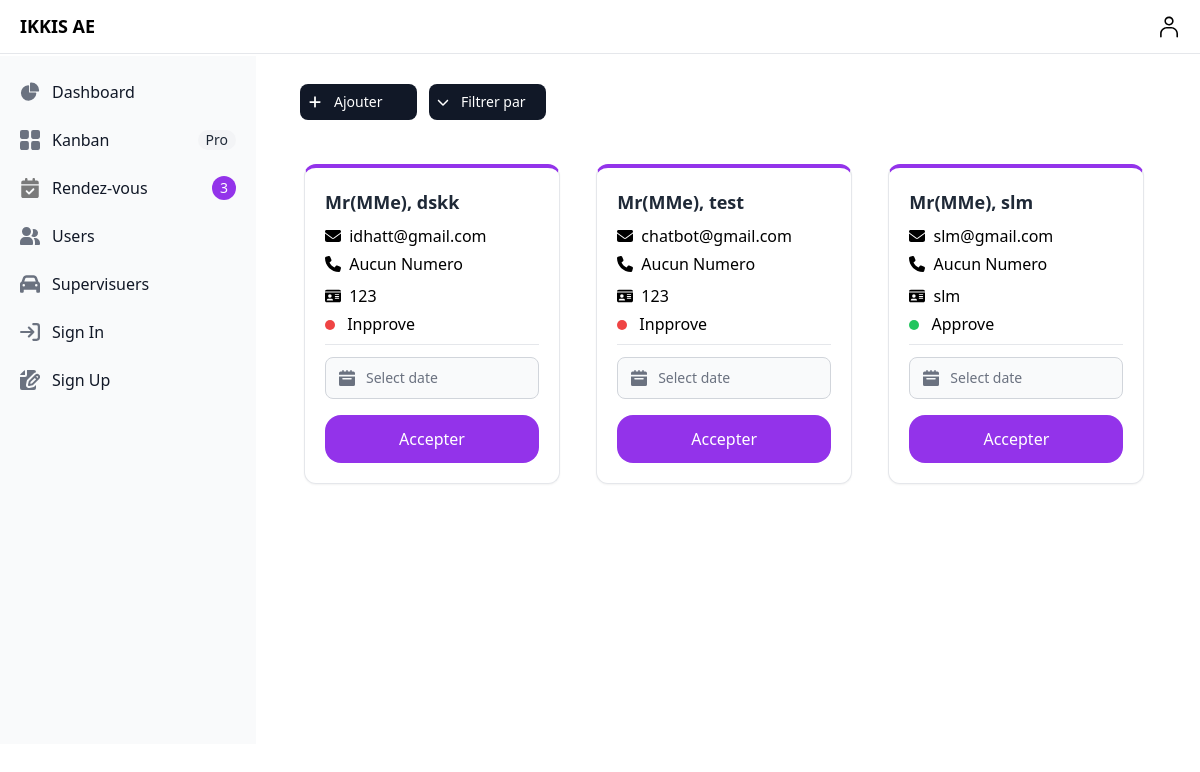
/dashboard/appointement, run on the app's committed database.
### app/models.py (models this page shows)
class Appointement(models.Model):
    accepted=models.BooleanField(default=False)
    nom=models.CharField(max_length=20,null=True)
    prenom=models.CharField(max_length=30,null=True)
    cni=models.CharField(max_length=10,null=True)
    numero_telephone=models.IntegerField(null=True)
    email=models.EmailField(max_length=20,null=True)
    message=models.CharField(max_length=40,null=True)
    date=models.TextField(null=True)

### sfe/views.py (the view)
# urls.py: path('dashboard/appointement',views.appointement,name="appointement"),
def appointement(request):
    new_appointement=Appointement.objects.all().order_by('accepted')
    context={
        'new_appointement':new_appointement,
    }
    return render(request,"adm/appointement.html",context)

### templates/adm/appointement.html (shortened to what this page needs)
{% extends 'adm/dash.html' %}
{% block content %}
<div class="sm:ml-72">
          {% include "msg/msg.html" %}
          <div class="sm:flex">
                    <div class="relative flex items-center  space-x-2 sm:space-x-3 mx-48 mb-6 ml-3 py-1">
                        <button  data-modal-target="add-appoint-modal" data-modal-toggle="add-appoint-modal" class="bg-gray-900 inline-flex items-center justify-center w-1/2  py-2 text-sm font-medium text-center text-white rounded-lg bg-primary-700 hover:bg-primary-800 px-2">
                            <p class="px-3">Ajouter&nbsp&nbsp&nbsp&nbsp</p>
                        </button>
                        <button id="dropdownActionButton" data-dropdown-toggle="dropdownAction" class="bg-gray-900 inline-flex items-center justify-center w-1/2  py-2 text-sm font-medium text-center text-white rounded-lg bg-primary-700 hover:bg-primary-800 px-2">
                        <p class="px-3">Filtrer par</p>
                        </button>
                    </div>
                </div>
{% for i in new_appointement  %}
<div class="lg:w-64 h-80 mx-4 bg-white border border-t-4 border-t-purple-600 shadow-sm rounded-xl inline-block my-4 ">
          <div class="p-4 md:p-5">
                    <h3 class="text-lg font-bold text-gray-800">
                      Mr(MMe), {{i.nom}}
                    </h3>
                    <div class="pt-2">
                              <p class="inline-block">{{i.email}}</p>
                    </div>
                    <div >
                          {% if not i.numero_telephone is None %}
                              <div class="pt-1 inline-block mr-3">
                                        <svg class="inline-block w-4 h-4 mr-1 mb-1" xmlns="http://www.w3.org/1000/svg" viewBox="0 0 512 512"><path d="M164.9 24.6c-7.7-18.6-28-28.5-47.4-23.2l-88 24C12.1 30.2 0 46 0 64C0 311.4 200.6 512 448 512c18 0 33.8-12.1 38.6-29.5l24-88c5.3-19.4-4.6-39.7-23.2-47.4l-96-40c-16.3-6.8-35.2-2.1-46.3 11.6L304.7 368C234.3 334.7 177.3 277.7 144 207.3L193.3 167c13.7-11.2 18.4-30 11.6-46.3l-40-96z"/></svg>
                                        <p class="inline-block"><span class="opacity-60">+212</span> {{i.numero_telephone}}</p>
                              </div>
                              {% else %}
                              <div class="pt-1 inline-block mr-3">
                                      Aucun Numero
                              </div>
                          {% endif %}
                              <div class="py-0.5"></div>
                              <div class="pt-1 inline-block mr-4">
                                        <p class="inline-block">{{i.cni}}</p>
                              </div>
                    </div>
                    <div class="pt-1 inline-block mr-4">
                      {% if i.accepted %}
                      <div class="h-2.5 w-2.5 rounded-full bg-green-500 me-2 inline-block"></div>
                      <p class="inline-block">Approve</p>
                      {% else %}
                      <div class="h-2.5 w-2.5 rounded-full bg-red-500 me-2 inline-block"></div>
                      <p class="inline-block">Inpprove</p>
                      {% endif %}
                    </div>
                    <div class="border-b pt-2">
                    </div>
                    <div>
                    <div class="relative max-w-sm mt-3 ">
                      <div class="absolute inset-y-0 start-0 flex items-center ps-3.5 pointer-events-none">
                      </div>
                      <form method="POST" action="{% url 'approve_appoint' app_id=i.id %}">
                      <input readonly datepicker type="text" name="date" id="date" class=" bg-gray-50 border border-gray-300 text-gray-900 text-sm rounded-lg focus:ring-blue-500 focus:border-blue-500 block w-full ps-10 p-2.5 " placeholder="Select date">
                      </div>
                      <button class="block mt-4 w-full bg-purple-600 text-white py-3 rounded-2xl hover:bg-yellow-300 transition " >Accepter</button>
                    </div>
                    </div>
                  </div>
{% endfor %}
</div>
{% endblock content %}

### data on the page
Appointement: nom "dskk", email "idhatt@gmail.com", shows "Aucun Numero", cni "123", accepted False (drawn)
Appointement: nom "test", email "chatbot@gmail.com", shows "Aucun Numero", cni "123", accepted False (drawn)
Appointement: nom "slm", email "slm@gmail.com", shows "Aucun Numero", cni "slm", accepted True (drawn)

### other printed values
{{ new_appointement.count }} "3"
